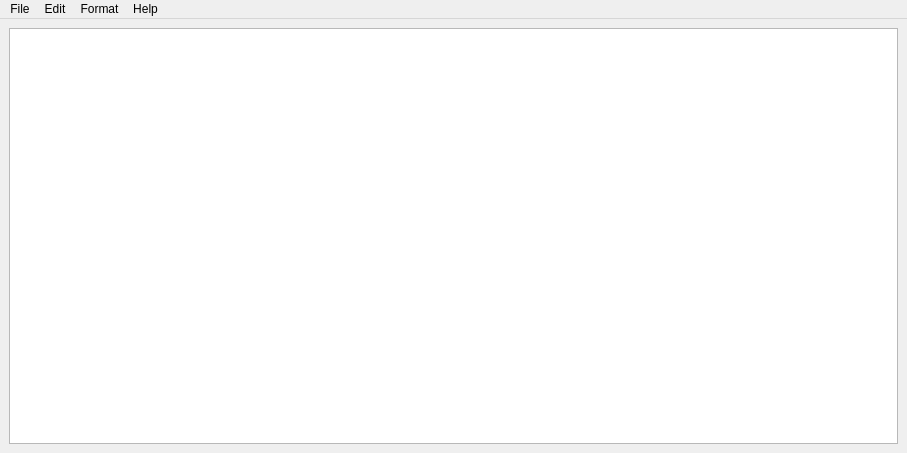
<?xml version="1.0" encoding="UTF-8"?>
<ui version="4.0">
 <class>MainWindow</class>
 <widget class="QMainWindow" name="MainWindow">
  <property name="geometry">
   <rect>
    <x>0</x>
    <y>0</y>
    <width>907</width>
    <height>453</height>
   </rect>
  </property>
  <property name="windowTitle">
   <string>Simple Text Editor</string>
  </property>
  <widget class="QWidget" name="centralwidget">
   <layout class="QGridLayout" name="gridLayout">
    <item row="1" column="0">
     <layout class="QVBoxLayout" name="verticalLayout">
      <item>
       <widget class="QTextEdit" name="TextBox">
        <property name="lineWrapMode">
         <enum>QTextEdit::NoWrap</enum>
        </property>
       </widget>
      </item>
     </layout>
    </item>
   </layout>
  </widget>
  <widget class="QMenuBar" name="menuBar">
   <property name="geometry">
    <rect>
     <x>0</x>
     <y>0</y>
     <width>907</width>
     <height>20</height>
    </rect>
   </property>
   <widget class="QMenu" name="menuFile">
    <property name="title">
     <string>File</string>
    </property>
    <addaction name="actionNew"/>
    <addaction name="actionOpen"/>
    <addaction name="separator"/>
    <addaction name="actionSave"/>
    <addaction name="actionSave_As"/>
   </widget>
   <widget class="QMenu" name="menuEdit">
    <property name="title">
     <string>Edit</string>
    </property>
    <addaction name="actionCopy"/>
    <addaction name="actionCut"/>
    <addaction name="actionPaste"/>
   </widget>
   <widget class="QMenu" name="menuHelp">
    <property name="title">
     <string>Format</string>
    </property>
    <addaction name="actionWord_Wrap"/>
    <addaction name="actionFont"/>
   </widget>
   <widget class="QMenu" name="menuHelp_2">
    <property name="title">
     <string>Help</string>
    </property>
    <addaction name="actionAbout"/>
    <addaction name="actionRepository"/>
   </widget>
   <addaction name="menuFile"/>
   <addaction name="menuEdit"/>
   <addaction name="menuHelp"/>
   <addaction name="menuHelp_2"/>
  </widget>
  <action name="actionNew">
   <property name="text">
    <string>New</string>
   </property>
  </action>
  <action name="actionOpen">
   <property name="text">
    <string>Open</string>
   </property>
   <property name="shortcut">
    <string>Ctrl+O</string>
   </property>
  </action>
  <action name="actionSave">
   <property name="checkable">
    <bool>false</bool>
   </property>
   <property name="text">
    <string>Save</string>
   </property>
   <property name="shortcut">
    <string>Ctrl+S</string>
   </property>
  </action>
  <action name="actionSave_As">
   <property name="text">
    <string>Save As</string>
   </property>
   <property name="shortcut">
    <string>Ctrl+Shift+S</string>
   </property>
  </action>
  <action name="actionAbout">
   <property name="text">
    <string>About</string>
   </property>
  </action>
  <action name="actionRepository">
   <property name="text">
    <string>Repository</string>
   </property>
  </action>
  <action name="actionCopy">
   <property name="text">
    <string>Copy</string>
   </property>
   <property name="shortcut">
    <string>Ctrl+C</string>
   </property>
  </action>
  <action name="actionCut">
   <property name="text">
    <string>Cut</string>
   </property>
   <property name="shortcut">
    <string>Ctrl+X</string>
   </property>
  </action>
  <action name="actionPaste">
   <property name="text">
    <string>Paste</string>
   </property>
   <property name="shortcut">
    <string>Ctrl+V</string>
   </property>
  </action>
  <action name="actionWord_Wrap">
   <property name="checkable">
    <bool>true</bool>
   </property>
   <property name="checked">
    <bool>false</bool>
   </property>
   <property name="text">
    <string>Word Wrap</string>
   </property>
   <property name="shortcut">
    <string>Ctrl+W</string>
   </property>
  </action>
  <action name="actionFont">
   <property name="text">
    <string>Font</string>
   </property>
  </action>
 </widget>
 <resources/>
 <connections/>
</ui>
